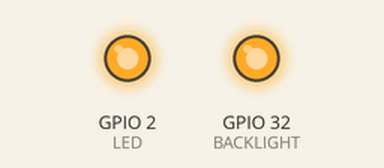
The program below on a simulated ESP32. On the bench: output pins drawn as LEDs (lit = HIGH). What the program prints to the serial monitor is not drawn.

Above: at 0.1 s.
At 23.7 s:
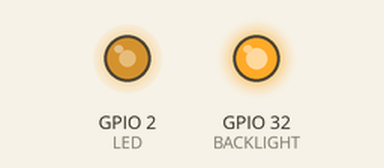
At 36.5 s:
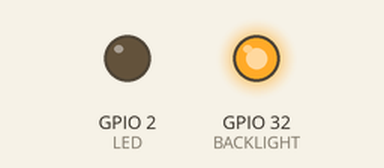
Timing chart, 0 to 40.0 s (numbered marks = the images above):
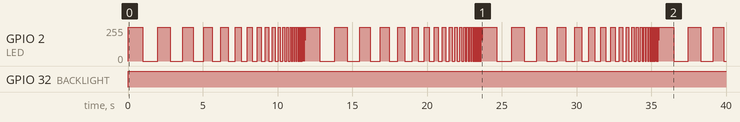

Measured:
- by itself, GPIO 2 (LED): moves between 0/255 and 255/255, repeating every 11.8 s
- by itself, GPIO 32 (BACKLIGHT): LOW → HIGH at 0.00 s

The program:

main.cpp
```cpp
#include <stdio.h>
#include <inttypes.h>
#include "sdkconfig.h"
#include "freertos/FreeRTOS.h"

#include "driver/uart.h" // terminal drivers
#include "driver/gpio.h" // gpio pin drivers
#include "driver/spi_master.h"
#include "freertos/task.h" // freertos tasks
//#include "esp_chip_info.h"  // chip info
//#include "esp_flash.h"
//#include "esp_system.h"

// PIO MENUCONFIG
// pio run -t menuconfig

// PIO RUN
// pio run --target uploaad

#define LED GPIO_NUM_2
#define ON 1
#define OFF 0
#define BACKLIGHT GPIO_NUM_32


void led(void* args){
  int i = 1000;
  while(1){
    gpio_set_level(LED, ON);
    vTaskDelay(i/portTICK_PERIOD_MS);
    gpio_set_level(LED, OFF);
    vTaskDelay(i/portTICK_PERIOD_MS);
    i= (int)((float)i /1.2);
    if(i == 0){
      i = 1000;
    }
    //Serial.printf("%i\n", i);
  }
}

void vTaskMemoryUsage(void *pvParameters)
{
    while(1){
        TaskHandle_t xTaskHandle = xTaskGetCurrentTaskHandle();
        UBaseType_t uxHighWaterMark = uxTaskGetStackHighWaterMark(xTaskHandle);
        UBaseType_t uxTaskStackSize = configMINIMAL_STACK_SIZE; // Or your stack size

        printf("mem: %i | %i\n", uxHighWaterMark, uxTaskStackSize);
        vTaskDelay(1000/portTICK_PERIOD_MS);
    }
}


extern "C" void app_main(void)
{
    uart_set_baudrate(UART_NUM_0, 115200); // bitrate
    printf("Hello world!\n");
    gpio_reset_pin(LED);
    gpio_set_direction(LED, GPIO_MODE_OUTPUT); // whether the gpio will function as input or output
    gpio_set_direction(BACKLIGHT, GPIO_MODE_OUTPUT);
    gpio_set_level(BACKLIGHT, 255);

    xTaskCreate(led, "led blink", 2048, NULL, 1, NULL);

    while(1){

        vTaskDelay(5/portTICK_PERIOD_MS);
    }
    //xTaskCreate(vTaskMemoryUsage, "memory check", 2048, NULL, 1, NULL);

    fflush(stdout);
    esp_restart();
}
```
